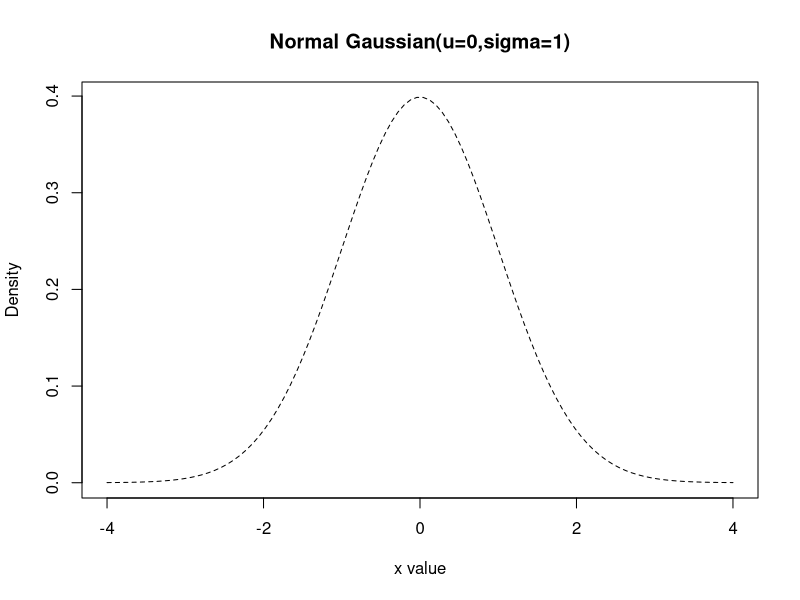
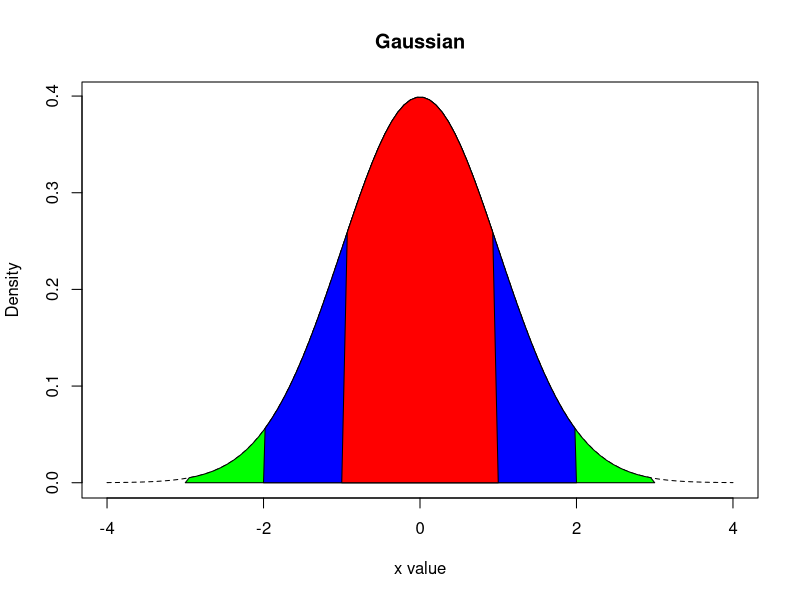
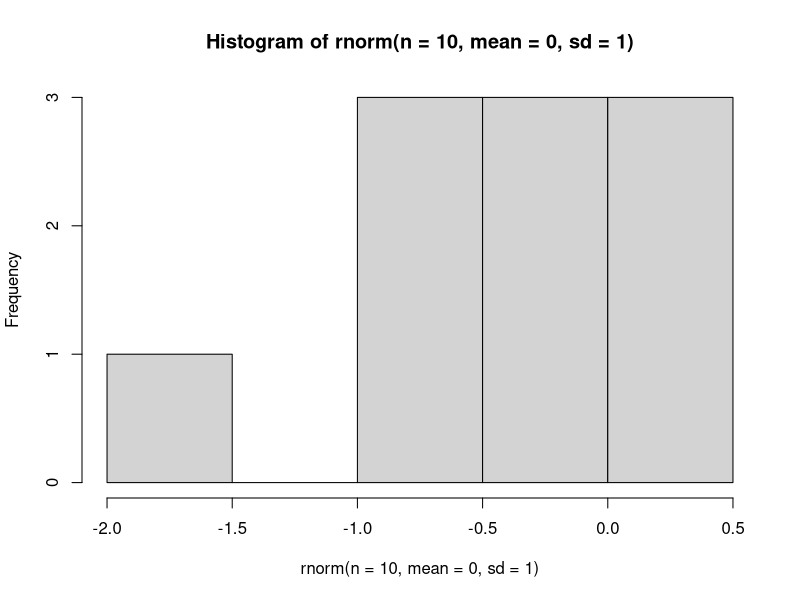
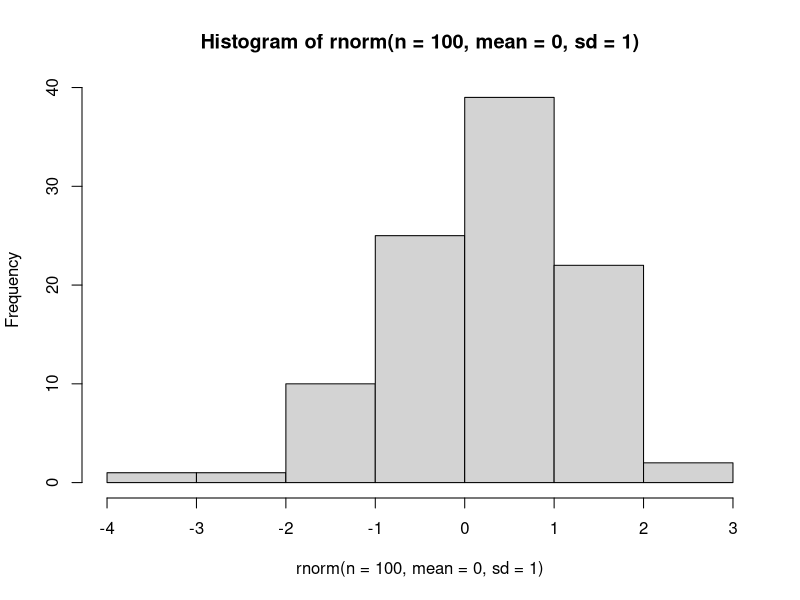
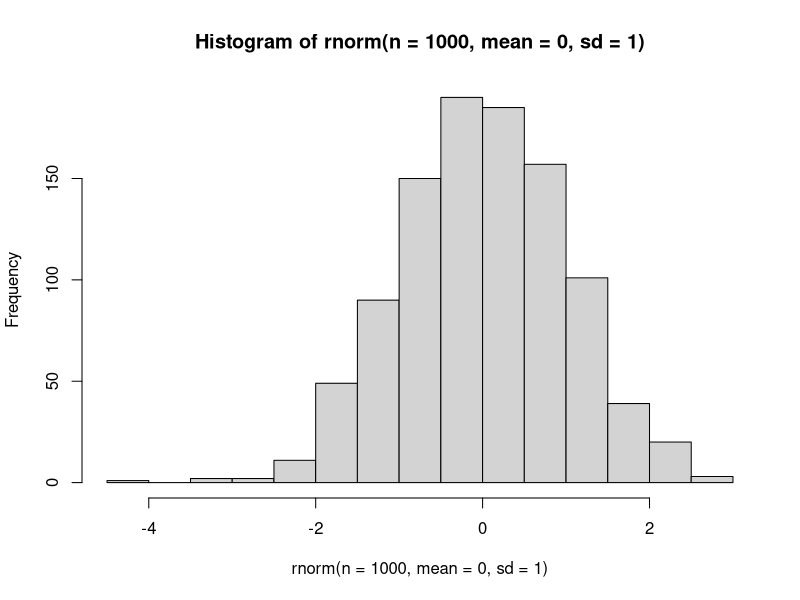
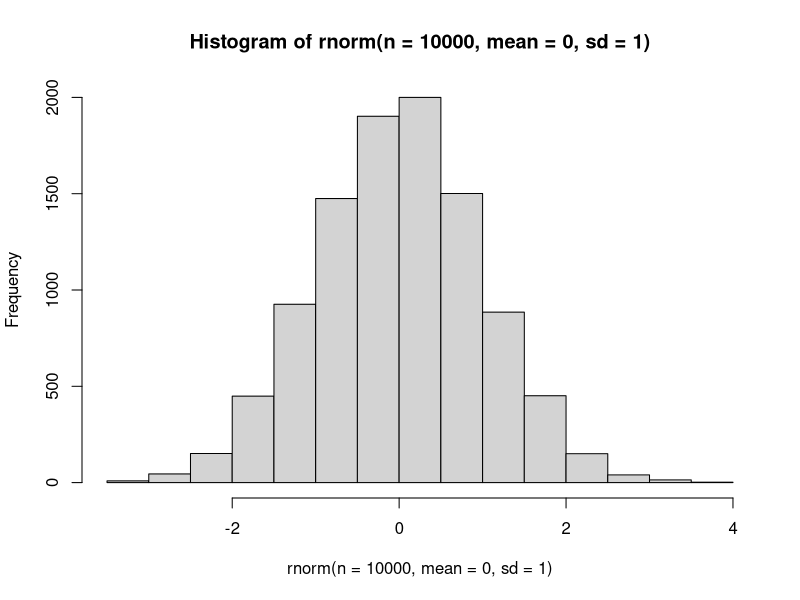
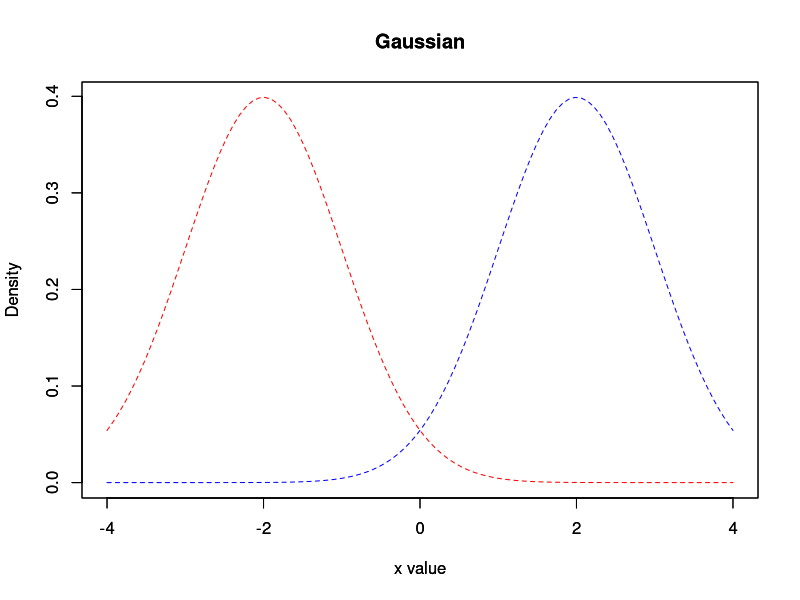
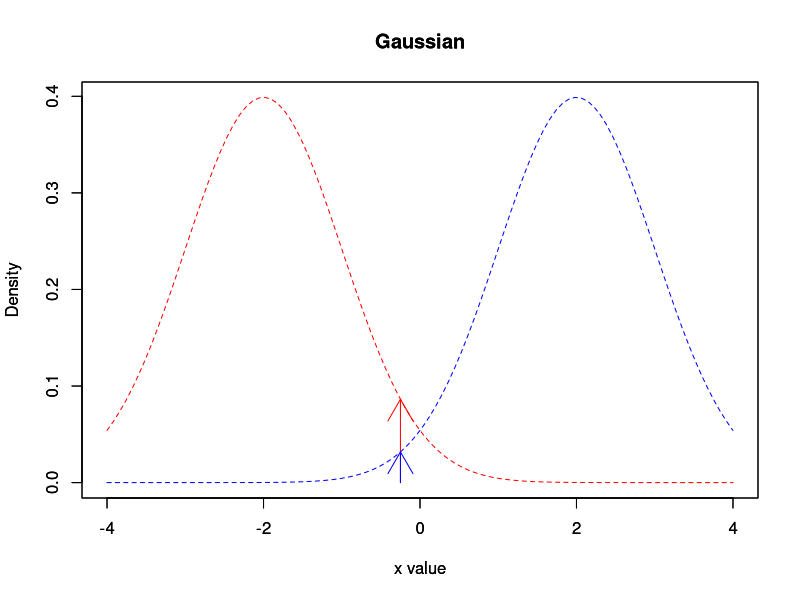

Reproduce these figures in R, in order.
## ---- chunk 1
knitr::opts_chunk$set(echo = TRUE)
## ---- chunk 2
x <- seq(-4, 4, length=100)
hx <- dnorm(x)
plot(x, hx, type="l", lty=2, xlab="x value", ylab="Density", main="Normal Gaussian(u=0,sigma=1)")
## ---- chunk 3
plotGaussian <- function(u, sigma, color = "black"){
  x <- seq(-4, 4, length=100)
  hx <- dnorm(x, mean = u, sd = sigma)
  plot(x, hx, type="l", lty=2, xlab="x value", ylab="Density", main="Gaussian", col = color)
}
plotArea <- function(u, sigma, sigmaSize, color){
  x <- seq(-4, 4, length=100)
  hx <- dnorm(x, mean = u, sd = sigma)
  l <- -(sigma*sigmaSize)
  r <- (sigma*sigmaSize)
  i <- x >= l & x <= r
  polygon(c(l,x[i],r), c(0,hx[i],0), col=color)
}

plot.new()
plotGaussian(0,1)
plotArea(0,1,3,"green")
plotArea(0,1,2,"blue")
plotArea(0,1,1,"red")
## ---- chunk 4
hist(rnorm(n = 10, mean = 0, sd = 1))
hist(rnorm(n = 100, mean = 0, sd = 1))
hist(rnorm(n = 1000, mean = 0, sd = 1))
hist(rnorm(n = 10000, mean = 0, sd = 1))
## ---- chunk 5
plotGaussian(-2,1,"red")
par(new=TRUE)
plotGaussian(2,1, "blue")
## ---- chunk 6
plotGaussian(-2,1,"red")
arrows(-0.25,0,-0.25,dnorm(-0.25,-2,1), col = "red")
par(new=TRUE)
plotGaussian(2,1, "blue")
arrows(-0.25,0,-0.25,dnorm(-0.25,2,1), col = "blue")
## ---- chunk 7
plotGaussian(-2,1,"red")
arrows(-1,0,-1,dnorm(-1,-2,1), col = "red")
arrows(0.45,0,0.45,dnorm(0.45,-2,1), col = "red")
par(new=TRUE)
plotGaussian(2,1, "blue")
arrows(-1,0,-1,dnorm(-1,2,1), col = "blue")
arrows(0.45,0,0.45,dnorm(0.45,2,1), col = "blue")
## ---- chunk 8
plotGaussian(-1,1,"red")
arrows(-1,0,-1,dnorm(-1,-1,1), col = "red")
## ---- chunk 9
plotGaussian(-1,0.5,"red")
arrows(-1,0,-1,dnorm(-1,-1,0.5), col = "red")
## ---- chunk 10
A <- -0.25  
B <- -1
obs <- c(A,B)
r <- seq(-5,5, by = 0.1)
plot(r,sapply(r, function(x) {dnorm(A, mean = x, sd = 1)}), col = "red")
points(r,sapply(r, function(x) {dnorm(B, mean = x, sd = 1)}), col = "blue")
points(r,sapply(r, function(x) {dnorm(A, mean = x, sd = 1)*dnorm(B, mean = x, sd = 1)}))
arrows(A,0,A,dnorm(A,A,1), col = "red")
arrows(B,0,B,dnorm(B,B,1), col = "blue")
## ---- chunk 11
A <- -0.25  
B <- -1
f <- function (x) {dnorm(A, mean = x, sd = 1)*dnorm(B, mean = x, sd = 1)}
xmax <- optimize(f, c(-5, 5), tol = 0.0001, maximum = TRUE)

A <- -0.25  
B <- -1
obs <- c(A,B)
r <- seq(-5,5, by = 0.1)
plot(r,sapply(r, function(x) {dnorm(A, mean = x, sd = 1)}), col = "red")
points(r,sapply(r, function(x) {dnorm(B, mean = x, sd = 1)}), col = "blue")
points(r,sapply(r, function(x) {dnorm(A, mean = x, sd = 1)*dnorm(B, mean = x, sd = 1)}))
arrows(A,0,A,dnorm(A,A,1), col = "red")
arrows(B,0,B,dnorm(B,B,1), col = "blue")
arrows(xmax$maximum,0,xmax$maximum,xmax$objective, col = "green")
## ---- chunk 12
A <- -0.25  
B <- -1
x = seq(-2, 1, length= 20)
y = seq(-1, 2, length= 20)
f = function(x, y) { dnorm(A, mean = x, sd = y)*dnorm(B, mean = x, sd = y) }
z = outer(x, y, f)
z[is.na(z)] = 0
library(RColorBrewer)
contour(x,y,z,col=rev(brewer.pal(11, "RdYlBu")), nlevels = 11)
abline(h=1, lty=2)
points(xmax$maximum, 1)
## ---- chunk 13
A <- -0.25  
B <- -1
f = function(x) { dnorm(A, mean = x[1], sd = x[2])*dnorm(B, mean = x[1], sd = x[2]) }
max = optim( c(xmax$maximum,1), f ,control=list(fnscale=-1))

contour(x,y,z,col=rev(brewer.pal(11, "RdYlBu")), nlevels = 11)
abline(h=max$par[2], v = max$par[1], lty=2)
## ---- chunk 14
A <- -0.25  
B <- -1

x = seq(-2, 1, length= 20)
y = seq(-2, 0.5, length= 20)
f = function(x, y) { dnorm(x, mean = max$par[1], sd = max$par[2])*dnorm(y, mean = max$par[1], sd = max$par[2]) }
z = outer(x, y, f)
z[is.na(z)] = 0
library(RColorBrewer)
contour(x,y,z,col=rev(brewer.pal(11, "RdYlBu")), nlevels = 11)
abline(h=A,v=B)
points(B, A)
